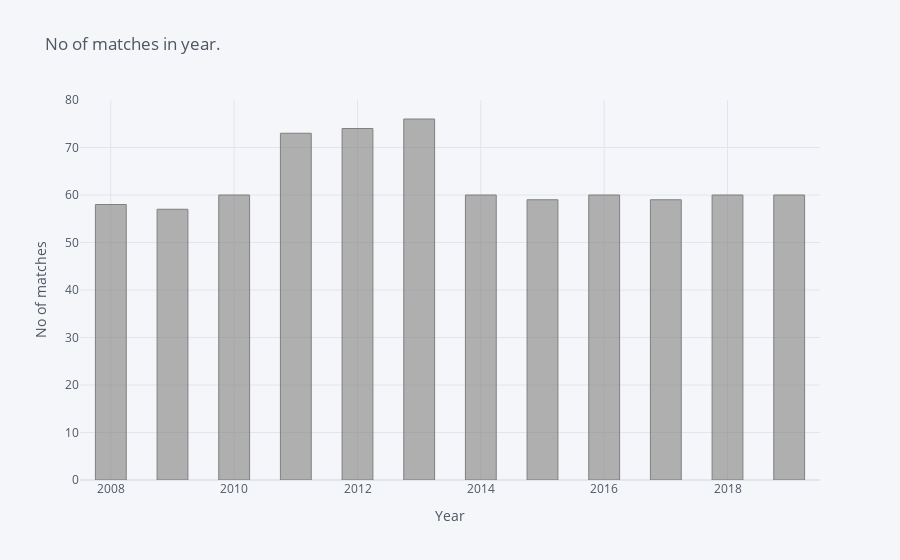

The notebook cell this image was saved under:
### Markdown cell above
### Number of matches in seasons

### Code cell
season1=matches['season'].value_counts()
season1.iplot(kind='bar',xTitle='Year', yTitle='No of matches',title='No of matches in year.',
         bargap=0.5,color='grey')

### Figure 1 — Plotly figure (JSON) as saved in the notebook; plotly's stock layout.template omitted (floating-point values rounded to 4 significant figures)
{"data": [{"marker": {"color": "rgba(128, 128, 128, 0.6)", "line": {"color": "rgba(128, 128, 128, 1.0)", "width": 1}}, "name": "season", "orientation": "v", "text": "", "type": "bar", "x": [2013, 2012, 2011, 2019, 2018, 2016, 2014, 2010, 2017, 2015, 2008, 2009], "y": [76, 74, 73, 60, 60, 60, 60, 60, 59, 59, 58, 57]}], "layout": {"bargap": 0.5, "legend": {"bgcolor": "#F5F6F9", "font": {"color": "#4D5663"}}, "paper_bgcolor": "#F5F6F9", "plot_bgcolor": "#F5F6F9", "title": {"font": {"color": "#4D5663"}, "text": "No of matches in year."}, "xaxis": {"gridcolor": "#E1E5ED", "showgrid": true, "tickfont": {"color": "#4D5663"}, "title": {"font": {"color": "#4D5663"}, "text": "Year"}, "zerolinecolor": "#E1E5ED"}, "yaxis": {"gridcolor": "#E1E5ED", "showgrid": true, "tickfont": {"color": "#4D5663"}, "title": {"font": {"color": "#4D5663"}, "text": "No of matches"}, "zerolinecolor": "#E1E5ED"}}}
